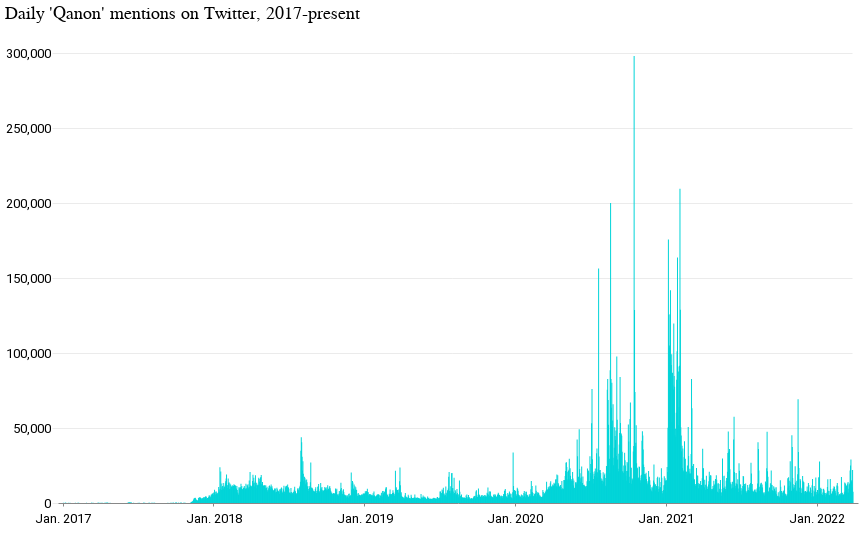

The notebook cell saved with this chart:
### Markdown cell above
#### Chart the counts

### Code cell
alt.Chart(df).mark_bar(size=1).encode(
    x=alt.X("date:T", axis=alt.Axis(format="%b. %Y", tickCount=5), title=" "),
    y=alt.Y("tweets", axis=alt.Axis(tickCount=6), title=" "),
).properties(title="Daily 'Qanon' mentions on Twitter, 2017-present")

### Figure 1 — Vega-Lite specification as saved in the notebook (floating-point values rounded to 4 significant figures; data arrays with more than 128 entries replaced by an {"elided": "..."} marker saying what was removed)
{"config": {"view": {"width": 800, "height": 450, "strokeOpacity": 0}, "background": "#ffffff", "title": {"anchor": "start", "font": "Summit Sans", "fontColor": "palette[\"black\"]", "fontSize": 18, "fontWeight": "normal"}, "arc": {"fill": "#00d4d8"}, "area": {"fill": "#00d4d8"}, "line": {"stroke": "#00d4d8", "strokeWidth": 3}, "path": {"stroke": "#00d4d8"}, "rect": {"fill": "#00d4d8"}, "shape": {"stroke": "#00d4d8"}, "bar": {"fill": "#00d4d8"}, "point": {"stroke": "#00d4d8"}, "symbol": {"fill": "#00d4d8", "size": 30}, "axis": {"titleFont": "Roboto", "titleFontSize": 15, "titleFontWeight": "normal", "labelFont": "Roboto, sans", "labelFontSize": 13, "labelFontWeight": "normal"}, "axisX": {"labelAngle": 0, "labelPadding": 6, "tickSize": 3, "grid": false}, "axisY": {"labelBaseline": "middle", "maxExtent": 45, "minExtent": 45, "titleAlign": "left", "titleAngle": 0, "titleX": -45, "titleY": -11, "domainOpacity": 0, "gridWidth": 0.6, "gridColor": "#dddddd", "offset": 6, "tickSize": 0, "titleColor": "#767676"}, "legend": {"titleFont": "Roboto", "titleFontSize": 15, "titleFontWeight": "normal", "symbolType": "square", "labelFont": "Roboto, sans", "labelFontSize": 13}, "range": {"category": ["#005f66", "#e37e2d", "#d64a3b", "#76b0ef", "#c1bc40"], "diverging": ["#e68a4f", "#f4bb6a", "#f9e39c", "#dadfe2", "#a6b7c6", "#849eae"], "heatmap": ["#7ff6f6", "#00eeef", "#00d4d8", "#00abb2", "#00848b", "#fbf2c7", "#00363d"], "ordinal": ["#7ff6f6", "#00eeef", "#00d4d8", "#00abb2", "#00848b", "#fbf2c7", "#00363d"], "ramp": ["#7ff6f6", "#00eeef", "#00d4d8", "#00abb2", "#00848b", "#fbf2c7", "#00363d"]}}, "data": {"name": "data-8629b0e4bebea114bf425cd85dd286f2"}, "mark": {"type": "bar", "size": 1}, "encoding": {"x": {"axis": {"format": "%b. %Y", "tickCount": 5}, "field": "date", "title": " ", "type": "temporal"}, "y": {"axis": {"tickCount": 6}, "field": "tweets", "title": " ", "type": "quantitative"}}, "title": "Daily 'Qanon' mentions on Twitter, 2017-present", "$schema": "https://vega.github.io/schema/vega-lite/v4.17.0.json", "datasets": {"data-8629b0e4bebea114bf425cd85dd286f2": {"elided": "1914 records"}}}
